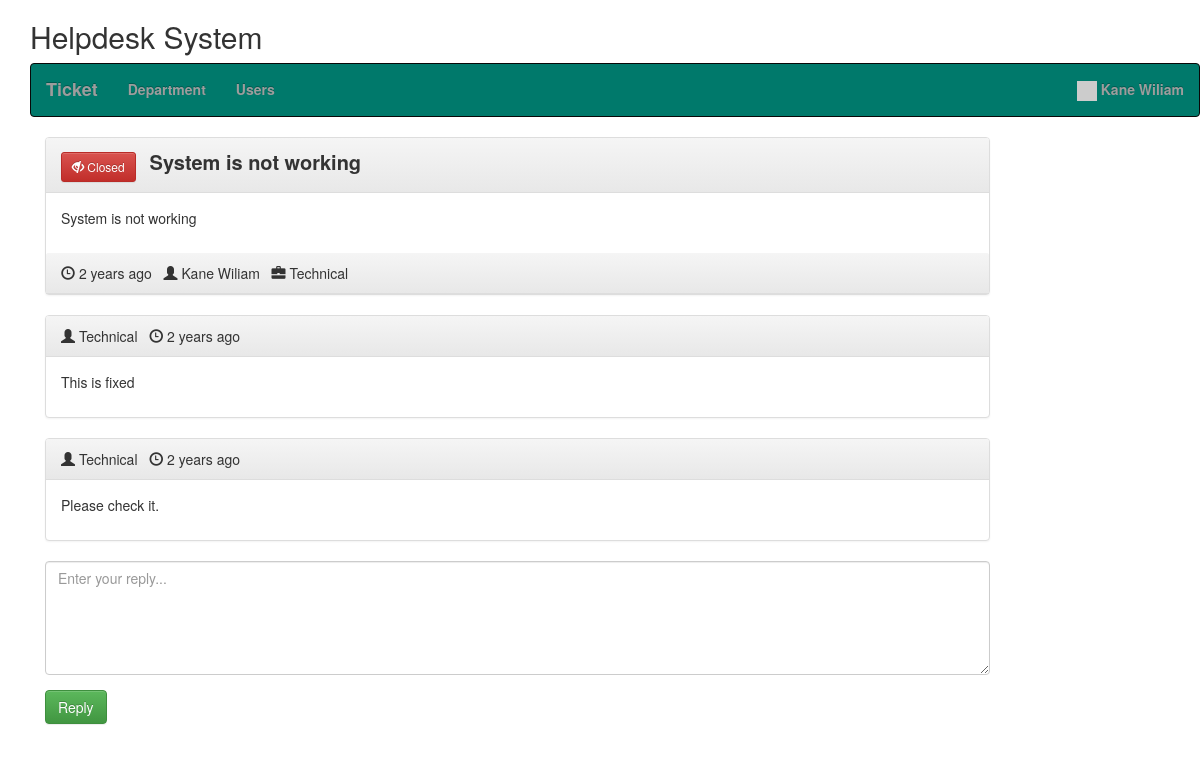
Screenshot of /view_ticket.php?id=617181b83c1e7 (signed in) with the database file from the repository.
### tables this page shows
CREATE TABLE `hd_users` (
  `id` int(11) NOT NULL,
  `email` varchar(250) NOT NULL,
  `password` varchar(250) NOT NULL,
  `create_date` datetime NOT NULL DEFAULT current_timestamp(),
  `name` varchar(250) NOT NULL,
  `user_type` enum('admin','user') NOT NULL,
  `status` int(11) NOT NULL
);

CREATE TABLE `hd_tickets` (
  `id` int(11) NOT NULL,
  `uniqid` varchar(20) NOT NULL,
  `user` int(11) NOT NULL,
  `title` varchar(250) NOT NULL,
  `init_msg` text NOT NULL,
  `department` int(11) NOT NULL,
  `date` varchar(250) NOT NULL,
  `last_reply` int(11) NOT NULL,
  `user_read` int(11) NOT NULL,
  `admin_read` int(11) NOT NULL,
  `resolved` int(11) NOT NULL
);

CREATE TABLE `hd_departments` (
  `id` int(11) NOT NULL,
  `name` varchar(250) NOT NULL,
  `status` int(11) NOT NULL DEFAULT 1
);

CREATE TABLE `hd_ticket_replies` (
  `id` int(11) NOT NULL,
  `user` int(11) NOT NULL,
  `text` text NOT NULL,
  `ticket_id` text NOT NULL,
  `date` varchar(20) NOT NULL
);

### models/Database.php (called while the page is built)
<?php
class Database {
    public function dbConnect() {
        static $DBH = null;
        if (is_null($DBH)) {
			$connection = new mysqli(HOST, USER, PASSWORD, DATABASE);
			if($connection->connect_error){
				die("Error failed to connect to MySQL: " . $connection->connect_error);
			} else {
				$DBH = $connection;
			}
        }
        return $DBH;
    }
}

### init.php (called while the page is built, shortened)
<?php
require 'class/Database.php';
require 'class/Users.php';
require 'class/Time.php';
require 'class/Tickets.php';
$users = new Users;
$time = new Time;
$tickets = new Tickets;
?>

### models/Users.php (called while the page is built, shortened)
<?php
class Users extends Database {
	private $userTable = 'hd_users';
	private $dbConnect = false;
	public function __construct(){
        $this->dbConnect = $this->dbConnect();
    }
	public function getUserInfo() {
		if(!empty($_SESSION["userid"])) {
			$sqlQuery = "SELECT * FROM ".$this->userTable."
				WHERE id ='".$_SESSION["userid"]."'";
			$result = mysqli_query($this->dbConnect, $sqlQuery);
			$userDetails = mysqli_fetch_assoc($result);
			return $userDetails;
		}
	}
}

### models/Tickets.php (called while the page is built, shortened)
<?php
class Tickets extends Database {
    private $ticketTable = 'hd_tickets';
	private $ticketRepliesTable = 'hd_ticket_replies';
	private $dbConnect = false;
	public function __construct(){
        $this->dbConnect = $this->dbConnect();
    }
    public function ticketInfo($id) {
		$sqlQuery = "SELECT t.id, t.uniqid, t.title, t.user, t.init_msg as message, t.date, t.last_reply, t.resolved, u.name as creater, d.name as department
			FROM ".$this->ticketTable." t
			LEFT JOIN hd_users u ON t.user = u.id
			LEFT JOIN hd_departments d ON t.department = d.id
			WHERE t.uniqid = '".$id."'";
		$result = mysqli_query($this->dbConnect, $sqlQuery);
        $tickets = mysqli_fetch_assoc($result);
        return $tickets;
    }
	public function getTicketReplies($id) {
		$sqlQuery = "SELECT r.id, r.text as message, r.date, u.name as creater, d.name as department, u.user_type
			FROM ".$this->ticketRepliesTable." r
			LEFT JOIN ".$this->ticketTable." t ON r.ticket_id = t.id
			LEFT JOIN hd_users u ON r.user = u.id
			LEFT JOIN hd_departments d ON t.department = d.id
			WHERE r.ticket_id = '".$id."'";
		$result = mysqli_query($this->dbConnect, $sqlQuery);
       	$data= array();
		while ($row = mysqli_fetch_array($result, MYSQLI_ASSOC)) {
			$data[]=$row;
		}
        return $data;
    }
	public function updateTicketReadStatus($ticketId) {
		$updateField = '';
		if(isset($_SESSION["admin"])) {
			$updateField = "admin_read = '1'";
		} else {
			$updateField = "user_read = '1'";
		}
		$updateTicket = "UPDATE ".$this->ticketTable."
			SET $updateField
			WHERE id = '".$ticketId."'";
		mysqli_query($this->dbConnect, $updateTicket);
	}
}

### models/Time.php (called while the page is built, shortened)
<?php
class Time extends Database {
    public function ago($time) {
        $periods = array("second", "minute", "hour", "day", "week", "month", "year", "decade");
        $lengths = array("60","60","24","7","4.35","12","10");
        $now = time();
        $difference = $now - $time;
        for($j = 0; $difference >= $lengths[$j] && $j < count($lengths)-1; $j++) {
            $difference /= $lengths[$j];
        }
        $difference = round($difference);
        if($difference != 1) {
            $periods[$j].= "s";
        }
        return $difference . " " . $periods[$j] . " ago";
    }
}

### view_ticket.php (the view, shortened to what this page needs)
<?php
include 'init.php';
include('inc/header.php');
$ticketDetails = $tickets->ticketInfo($_GET['id']);
$ticketReplies = $tickets->getTicketReplies($ticketDetails['id']);
$user = $users->getUserInfo();
?>
<link rel="stylesheet" href="css/style.css" />
<?php include('inc/container.php');?>
<div class="container">
	<div class="row home-sections">
	<h2>Helpdesk System</h2>
	<?php include('menus.php'); ?>
	</div>
	<section class="comment-list">
		<article class="row">
			<div class="col-md-10 col-sm-10">
				<div class="panel panel-default arrow left">
					<div class="panel-heading right">
					<?php if($ticketDetails['resolved']) { ?>
					<button type="button" class="btn btn-danger btn-sm">
					  <span class="glyphicon glyphicon-eye-close"></span> Closed
					</button>
					<?php } else { ?>
					<button type="button" class="btn btn-success btn-sm">
					  <span class="glyphicon glyphicon-eye-open"></span> Open
					</button>
					<?php } ?>
					<span class="ticket-title"><?php echo $ticketDetails['title']; ?></span>
					</div>
					<div class="panel-body">
						<div class="comment-post">
						<p>
						<?php echo $ticketDetails['message']; ?>
						</p>
						</div>
					</div>
					<div class="panel-heading right">
						<span class="glyphicon glyphicon-time"></span> <time class="comment-date" datetime="16-12-2014 01:05"><i class="fa fa-clock-o"></i> <?php echo $time->ago($ticketDetails['date']); ?></time>
						&nbsp;&nbsp;<span class="glyphicon glyphicon-user"></span> <?php echo $ticketDetails['creater']; ?>
						&nbsp;&nbsp;<span class="glyphicon glyphicon-briefcase"></span> <?php echo $ticketDetails['department']; ?>
					</div>
				</div>
			</div>
		</article>
		<?php foreach ($ticketReplies as $replies) { ?>
			<article class="row">
				<div class="col-md-10 col-sm-10">
					<div class="panel panel-default arrow right">
						<div class="panel-heading">
							<?php if($replies['user_type'] == 'admin') { ?>
								<span class="glyphicon glyphicon-user"></span> <?php echo $ticketDetails['department']; ?>
							<?php } else { ?>
								<span class="glyphicon glyphicon-user"></span> <?php echo $replies['creater']; ?>
							<?php } ?>
							&nbsp;&nbsp;<span class="glyphicon glyphicon-time"></span> <time class="comment-date" datetime="16-12-2014 01:05"><i class="fa fa-clock-o"></i> <?php echo $time->ago($replies['date']); ?></time>
						</div>
						<div class="panel-body">
							<div class="comment-post">
							<p>
							<?php echo $replies['message']; ?>
							</p>
							</div>
						</div>
					</div>
				</div>
			</article>
		<?php } ?>
		<form method="post" id="ticketReply">
			<article class="row">
				<div class="col-md-10 col-sm-10">
					<div class="form-group">
						<textarea class="form-control" rows="5" id="message" name="message" placeholder="Enter your reply..." required></textarea>
					</div>
			</div>
			</article>
			<article class="row">
				<div class="col-md-10 col-sm-10">
					<div class="form-group">
						<input type="submit" name="reply" id="reply" class="btn btn-success" value="Reply" />
					</div>
				</div>
			</article>
		</form>
	</section>
</div>
<?php include('inc/footer.php');?>

### inc/header.php (shortened to what this page needs)
<!DOCTYPE html>
<html>
<head>
<link rel="stylesheet" href="https://maxcdn.bootstrapcdn.com/bootstrap/3.3.5/css/bootstrap.min.css">
<link rel="stylesheet" href="https://maxcdn.bootstrapcdn.com/bootstrap/3.3.5/css/bootstrap-theme.min.css">

### inc/container.php
</head>
<body class="">
<div class="container" style="min-height:500px;">

### menus.php (shortened to what this page needs)
<nav class="navbar navbar-inverse" style="background:#00796B;color:#f6f8f9;font-weight:bold;">
	<div class="container-fluid">
		<ul class="nav navbar-nav menus">
			<li id="ticket"><a href="ticket.php" class="navbar-brand">Ticket</a></li>
			<?php if(isset($_SESSION["admin"])) { ?>
				<li id="department"><a href="department.php" >Department</a></li>
				<li id="user"><a href="user.php" >Users</a></li>
			<?php } ?>
		</ul>
		<ul class="nav navbar-nav navbar-right">
			<li class="dropdown">
				<a href="#" class="dropdown-toggle" data-toggle="dropdown"><span class="label label-pill label-danger count"></span>
				<img src="//gravatar.com/avatar/<?php echo md5($user['email']); ?>?s=100" width="20px">&nbsp;<?php if(isset($_SESSION["userid"])) { echo $user['name']; } ?></a>
			</li>
		</ul>
	</div>
</nav>

### inc/footer.php (shortened to what this page needs)
</div>
</body></html>

### css/style.css (style rules this page uses)
.ticket-title { font-weight:bold; font-size:20px; margin-left:10px; }

### rows the page displays
hd_users: name "Kane Wiliam"
hd_tickets: title "System is not working", init_msg "System is not working", date "2 years ago", hd_users.name "Kane Wiliam", hd_departments.name "Technical"
hd_ticket_replies: date "2 years ago", text "This is fixed"
hd_departments: name "Technical"
hd_ticket_replies: date "2 years ago", text "Please check it."
